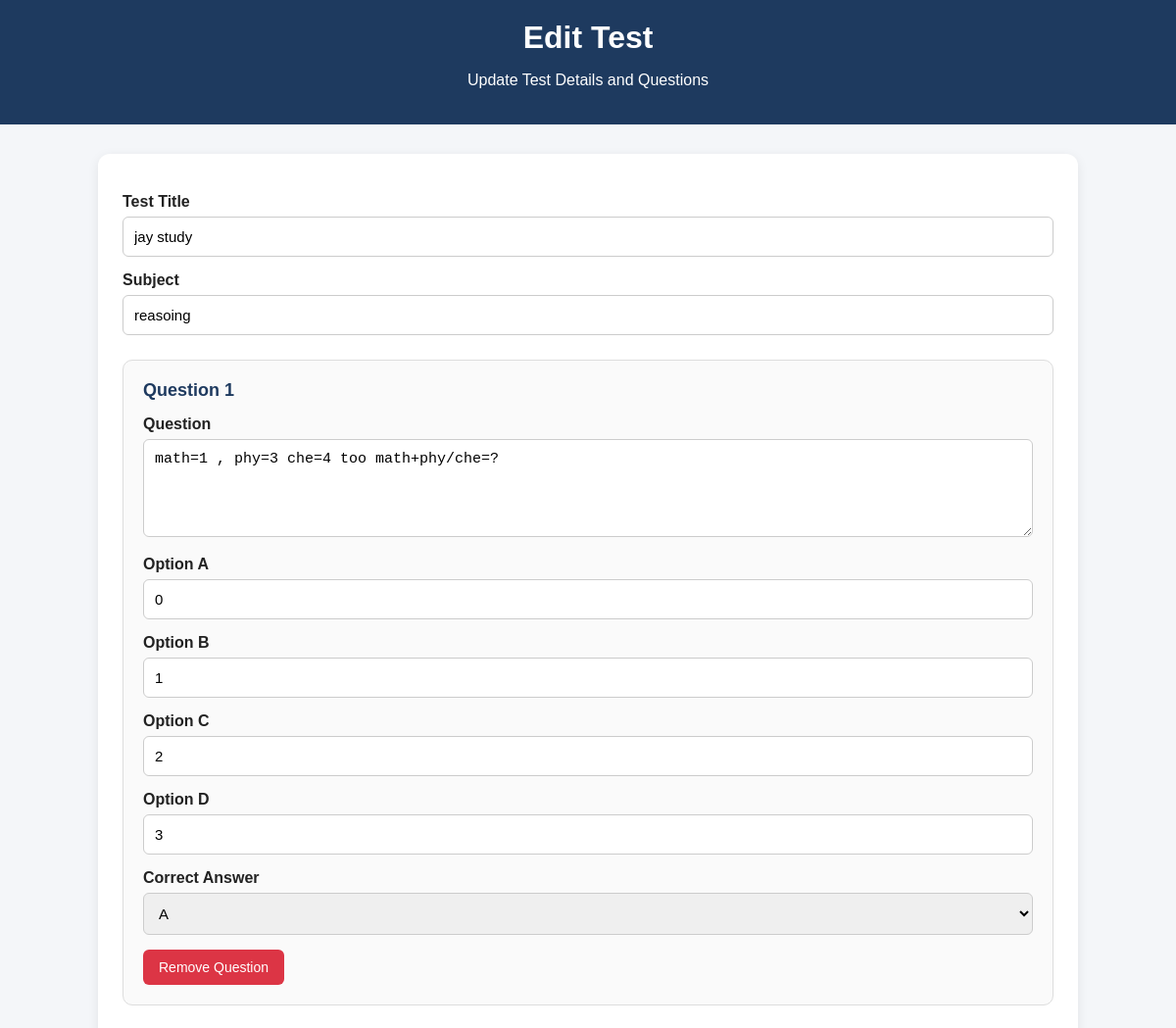
Page /edit-test/2 (signed in, upper part) on the earlier database version.
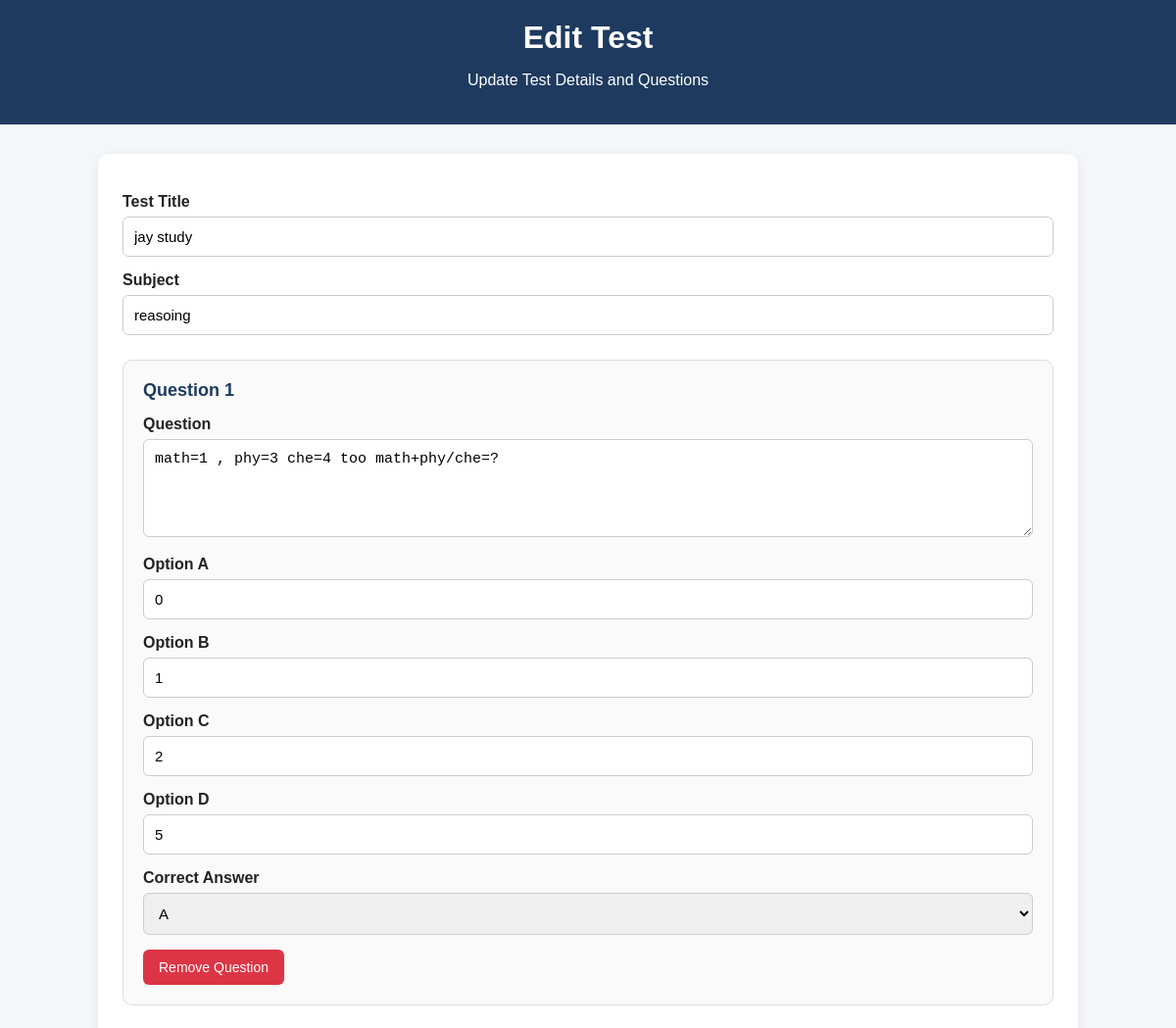
Same page on the later database version.
### tables this page shows
CREATE TABLE test_questions (
            id INTEGER PRIMARY KEY AUTOINCREMENT,
            test_id INTEGER NOT NULL,
            question TEXT NOT NULL,
            option_a TEXT NOT NULL,
            option_b TEXT NOT NULL,
            option_c TEXT NOT NULL,
            option_d TEXT NOT NULL,
            correct_answer TEXT NOT NULL
        );

### app.py (the view, shortened to what this page needs)
@app.route(
    "/edit-test/<int:id>",
    methods=["GET", "POST"]
)
def edit_test(id):
    if "admin" not in session:
        return redirect(url_for("admin_login"))
    conn = get_db_connection()
    test = conn.execute(
        "SELECT * FROM tests WHERE id = ?",
        (id,)
    ).fetchone()
    if test is None:
        conn.close()
        return "Test Not Found!"
    questions = conn.execute("""
        SELECT *
        FROM test_questions
        WHERE test_id = ?
        ORDER BY id ASC
    """, (
        id,
    )).fetchall()
    conn.close()
    return render_template(
        "edit_test.html",
        test=test,
        questions=questions
    )

### app.py (called while the page is built)
def get_db_connection():
    conn = sqlite3.connect(DATABASE)
    conn.row_factory = sqlite3.Row
    return conn

### templates/edit_test.html (shortened to what this page needs)
<!DOCTYPE html>
<html lang="en">
<head>
</head>
<body>
    <div class="header">
        <h1>Edit Test</h1>
        <p>
            Update Test Details and Questions
        </p>
    </div>
    <div class="container">
        <div class="section">
            <form method="POST">
                <label>Test Title</label>
                <input
                    type="text"
                    name="title"
                    value="{{ test.title }}"
                    required
                >
                <label>Subject</label>
                <input
                    type="text"
                    name="subject"
                    value="{{ test.subject }}"
                    required
                >
                <div id="questions-container">
                    {% for question in questions %}
                    <div class="question-box">
                        <div class="question-title">
                            Question {{ loop.index }}
                        </div>
                        <label>Question</label>
                        <textarea
                            name="question[]"
                            required
                        >{{ question.question }}</textarea>
                        <label>Option A</label>
                        <input
                            type="text"
                            name="option_a[]"
                            value="{{ question.option_a }}"
                            required
                        >
                        <label>Option B</label>
                        <input
                            type="text"
                            name="option_b[]"
                            value="{{ question.option_b }}"
                            required
                        >
                        <label>Option C</label>
                        <input
                            type="text"
                            name="option_c[]"
                            value="{{ question.option_c }}"
                            required
                        >
                        <label>Option D</label>
                        <input
                            type="text"
                            name="option_d[]"
                            value="{{ question.option_d }}"
                            required
                        >
                        <label>Correct Answer</label>
                        <select
                            name="correct_answer[]"
                            required
                        >
                            <option
                                value="A"
                                {% if question.correct_answer == "A" %}
                                selected
                                {% endif %}
                            >
                                A
                            </option>
                        </select>
                        <button
                            type="button"
                            class="remove-btn"
                            onclick="removeQuestion(this)"
                        >
                            Remove Question
                        </button>
                    </div>
                    {% endfor %}
                </div>
                <br>
            </form>
        </div>
    </div>
</body>
</html>

Differences in the rows shown:
changed test_questions "math=1 , phy=3 che=4 too math+phy/che=?": option_d "3" → "5"
